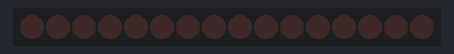
A sketch run on a simulated Arduino Uno, built with avr-gcc and run on an emulated ATmega328P. On the bench: 16 shift-register outputs drawn as a row of LEDs (first output left, lit = HIGH). Wiring (inferred from the names in the program): 2 × shift register (74HC595): data pin 11; shift clock pin 12; latch pin 8. Wiring (inferred from the signals the program sends): row of LEDs: on Q0, Q1, Q2, Q3, Q4, Q5, Q6, Q7, Q8, Q9, Q10, Q11, Q12, Q13, Q14, Q15.

Above: at 0.05 s.
At 1.05 s:
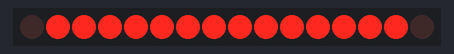
At 2.05 s:
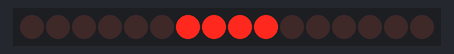
At 4.05 s:
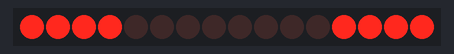
At 6.06 s:
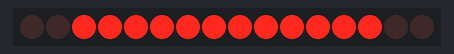
At 8.11 s:
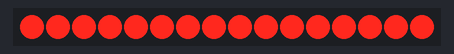
Timing chart, 0 to 8.4 s (numbered marks = the images above):
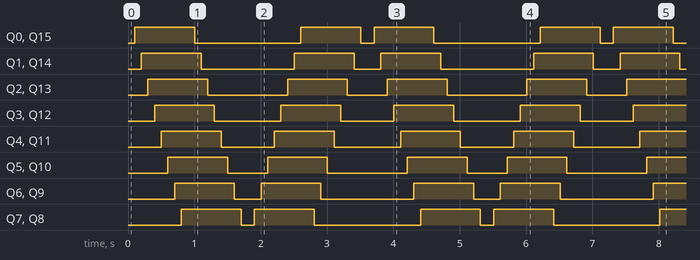

The sketch:

KnightRider2008.ino
```cpp
/*****************************************************************************/
/*  Name    : Multiplexing 74HC595, Knight Rider 2008                        */
/*  Author  : Nelson Pestana, https://github.com/npestana/                   */
/*  Date    : 25 October, 2015                                               */
/*  Version : 1.0                                                            */
/*  Notes   : Code for using a 74HC595 Shift Register                        */
/*          : to create KITT front panel effect                              */
/*****************************************************************************/

/* Pins used */
int clockPin = 12;
int dataPin = 11;
int latchPin = 8;

byte ledsState[9];
int ledsStateSpeed = 100;

void setup() {
  /*
   *  Pins used to talk to the chip configured
   *  as output so we can write to them
   */
  pinMode(latchPin, OUTPUT);
  pinMode(clockPin, OUTPUT);
  pinMode(dataPin, OUTPUT);

  /* Leds states (8 bit) */
  ledsState[0] = 0xFF; /* 11111111 */
  ledsState[1] = 0xFE; /* 11111110 */
  ledsState[2] = 0xFC; /* 11111100 */
  ledsState[3] = 0xF8; /* 11111000 */
  ledsState[4] = 0xF0; /* 11110000 */
  ledsState[5] = 0xE0; /* 11100000 */
  ledsState[6] = 0xC0; /* 11000000 */
  ledsState[7] = 0x80; /* 10000000 */
  ledsState[8] = 0x00; /* 00000000 */
}

void loop() {
  int ledsStatePos;

  for (int j = 0; j < 4; j++) {
    for (int i = 0; i < 9; i++) {
      if(j == 1 || j == 3)
        ledsStatePos = i;
      else
        ledsStatePos = 8 - i;

       if (j == 0 || j == 3)
        updateLedsState(LSBFIRST, MSBFIRST, ledsStatePos);
       else
        updateLedsState(MSBFIRST, LSBFIRST, ledsStatePos);

      delay(ledsStateSpeed);
    }
  }
}

/*
 *  NOTE: We need to use shiftOut from last to first member of the
 *  registers cascade.
 */
void updateLedsState(byte bitOrderA, byte bitOrderB, int ledsStatePos) {
  digitalWrite(latchPin, LOW);
  shiftOut(dataPin, clockPin, bitOrderB, ledsState[ledsStatePos]);
  shiftOut(dataPin, clockPin, bitOrderA, ledsState[ledsStatePos]);
  digitalWrite(latchPin, HIGH);
}
```

Measured:
- by itself, Q0, Q15: repeats every 3.6 s: LOW 1.6 s, HIGH 0.90 s, LOW 0.20 s, HIGH 0.90 s
- by itself, Q1, Q14: repeats every 3.6 s: LOW 1.4 s, HIGH 0.90 s, LOW 0.40 s, HIGH 0.90 s
- by itself, Q2, Q13: repeats every 3.6 s: LOW 1.2 s, HIGH 0.90 s, LOW 0.60 s, HIGH 0.90 s
- by itself, Q3, Q12: repeats every 3.6 s: LOW 1.0 s, HIGH 0.90 s, LOW 0.80 s, HIGH 0.90 s
- by itself, Q4, Q11: repeats every 3.6 s: LOW 0.80 s, HIGH 0.90 s, LOW 1.0 s, HIGH 0.90 s
- by itself, Q5, Q10: repeats every 3.6 s: LOW 0.60 s, HIGH 0.90 s, LOW 1.2 s, HIGH 0.90 s
- by itself, Q6, Q9: repeats every 3.6 s: LOW 0.40 s, HIGH 0.90 s, LOW 1.4 s, HIGH 0.90 s
- by itself, Q7, Q8: repeats every 3.6 s: LOW 0.20 s, HIGH 0.90 s, LOW 1.6 s, HIGH 0.90 s
